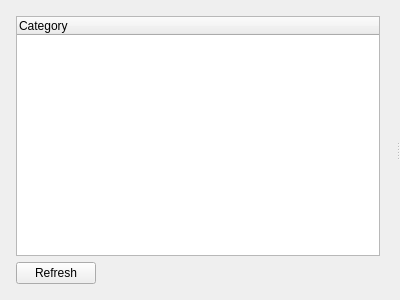
<?xml version="1.0" encoding="UTF-8"?>
<ui version="4.0">
 <class>CameraAdvancedParamsWidget</class>
 <widget class="QWidget" name="CameraAdvancedParamsWidget">
  <property name="geometry">
   <rect>
    <x>0</x>
    <y>0</y>
    <width>400</width>
    <height>300</height>
   </rect>
  </property>
  <layout class="QHBoxLayout" name="horizontalLayout_2">
   <property name="leftMargin">
    <number>0</number>
   </property>
   <property name="topMargin">
    <number>0</number>
   </property>
   <property name="rightMargin">
    <number>0</number>
   </property>
   <property name="bottomMargin">
    <number>0</number>
   </property>
   <item>
    <widget class="QSplitter" name="splitter">
     <property name="lineWidth">
      <number>0</number>
     </property>
     <property name="orientation">
      <enum>Qt::Horizontal</enum>
     </property>
     <widget class="nx::client::desktop::Panel" name="leftPanel" native="true">
      <layout class="QVBoxLayout" name="verticalLayout">
       <property name="leftMargin">
        <number>16</number>
       </property>
       <property name="topMargin">
        <number>16</number>
       </property>
       <property name="rightMargin">
        <number>16</number>
       </property>
       <property name="bottomMargin">
        <number>16</number>
       </property>
       <item>
        <widget class="QTreeWidget" name="groupsWidget">
         <property name="allColumnsShowFocus">
          <bool>true</bool>
         </property>
         <column>
          <property name="text">
           <string>Category</string>
          </property>
         </column>
        </widget>
       </item>
       <item>
        <layout class="QHBoxLayout" name="horizontalLayout" stretch="0,0,1">
         <item>
          <widget class="QPushButton" name="loadButton">
           <property name="text">
            <string>Refresh</string>
           </property>
          </widget>
         </item>
         <item>
          <spacer name="horizontalSpacer">
           <property name="orientation">
            <enum>Qt::Horizontal</enum>
           </property>
           <property name="sizeHint" stdset="0">
            <size>
             <width>40</width>
             <height>20</height>
            </size>
           </property>
          </spacer>
         </item>
         <item>
          <widget class="QnProgressWidget" name="progressWidget" native="true"/>
         </item>
        </layout>
       </item>
      </layout>
     </widget>
     <widget class="QStackedWidget" name="contentsWidget"/>
    </widget>
   </item>
  </layout>
 </widget>
 <customwidgets>
  <customwidget>
   <class>QnProgressWidget</class>
   <extends>QWidget</extends>
   <header location="global">ui/widgets/common/progress_widget.h</header>
   <container>1</container>
  </customwidget>
  <customwidget>
   <class>nx::client::desktop::Panel</class>
   <extends>QWidget</extends>
   <header location="global">nx/client/desktop/common/widgets/panel.h</header>
   <container>1</container>
  </customwidget>
 </customwidgets>
 <resources/>
 <connections/>
</ui>
